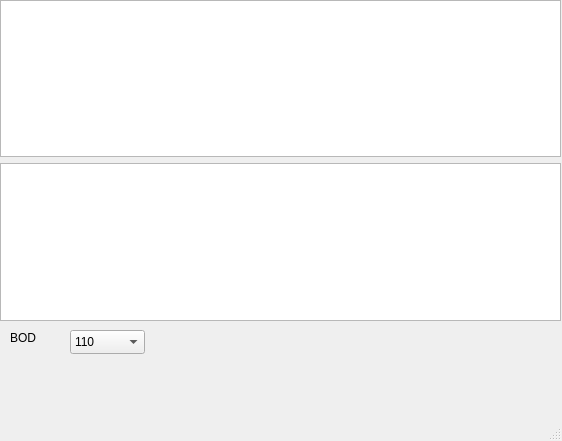
<?xml version="1.0" encoding="UTF-8"?>
<ui version="4.0">
 <class>COMComunicationApplication</class>
 <widget class="QMainWindow" name="COMComunicationApplication">
  <property name="geometry">
   <rect>
    <x>0</x>
    <y>0</y>
    <width>562</width>
    <height>441</height>
   </rect>
  </property>
  <property name="windowTitle">
   <string>COMComunicationApplication</string>
  </property>
  <widget class="QWidget" name="centralwidget">
   <widget class="QWidget" name="verticalLayoutWidget">
    <property name="geometry">
     <rect>
      <x>0</x>
      <y>0</y>
      <width>561</width>
      <height>321</height>
     </rect>
    </property>
    <layout class="QVBoxLayout" name="verticalLayout">
     <item>
      <widget class="QTextEdit" name="inputBlock"/>
     </item>
     <item>
      <widget class="QTextBrowser" name="outputBlock"/>
     </item>
    </layout>
   </widget>
   <widget class="QComboBox" name="transmittionSpeedComboBox">
    <property name="geometry">
     <rect>
      <x>70</x>
      <y>330</y>
      <width>75</width>
      <height>24</height>
     </rect>
    </property>
    <item>
     <property name="text">
      <string>110</string>
     </property>
    </item>
    <item>
     <property name="text">
      <string>300</string>
     </property>
    </item>
    <item>
     <property name="text">
      <string>600</string>
     </property>
    </item>
    <item>
     <property name="text">
      <string>1200</string>
     </property>
    </item>
    <item>
     <property name="text">
      <string>2400</string>
     </property>
    </item>
    <item>
     <property name="text">
      <string>4800</string>
     </property>
    </item>
    <item>
     <property name="text">
      <string>9600</string>
     </property>
    </item>
    <item>
     <property name="text">
      <string>14400</string>
     </property>
    </item>
    <item>
     <property name="text">
      <string>19200</string>
     </property>
    </item>
    <item>
     <property name="text">
      <string>38400</string>
     </property>
    </item>
    <item>
     <property name="text">
      <string>57600</string>
     </property>
    </item>
    <item>
     <property name="text">
      <string>115200</string>
     </property>
    </item>
    <item>
     <property name="text">
      <string>128000</string>
     </property>
    </item>
    <item>
     <property name="text">
      <string>256000</string>
     </property>
    </item>
   </widget>
   <widget class="QLabel" name="labelSpeed">
    <property name="geometry">
     <rect>
      <x>10</x>
      <y>330</y>
      <width>55</width>
      <height>16</height>
     </rect>
    </property>
    <property name="layoutDirection">
     <enum>Qt::LeftToRight</enum>
    </property>
    <property name="styleSheet">
     <string notr="true">color: black;</string>
    </property>
    <property name="text">
     <string>BOD</string>
    </property>
    <property name="alignment">
     <set>Qt::AlignLeading|Qt::AlignLeft|Qt::AlignVCenter</set>
    </property>
   </widget>
  </widget>
  <widget class="QMenuBar" name="menubar">
   <property name="geometry">
    <rect>
     <x>0</x>
     <y>0</y>
     <width>562</width>
     <height>25</height>
    </rect>
   </property>
  </widget>
  <widget class="QStatusBar" name="statusbar"/>
 </widget>
 <resources/>
 <connections>
  <connection>
   <sender>transmittionSpeedComboBox</sender>
   <signal>activated(int)</signal>
   <receiver>COMComunicationApplication</receiver>
   <slot>baudRateChanged(int)</slot>
   <hints>
    <hint type="sourcelabel">
     <x>101</x>
     <y>366</y>
    </hint>
    <hint type="destinationlabel">
     <x>246</x>
     <y>391</y>
    </hint>
   </hints>
  </connection>
 </connections>
 <slots>
  <slot>baudRateChanged(int)</slot>
 </slots>
</ui>
